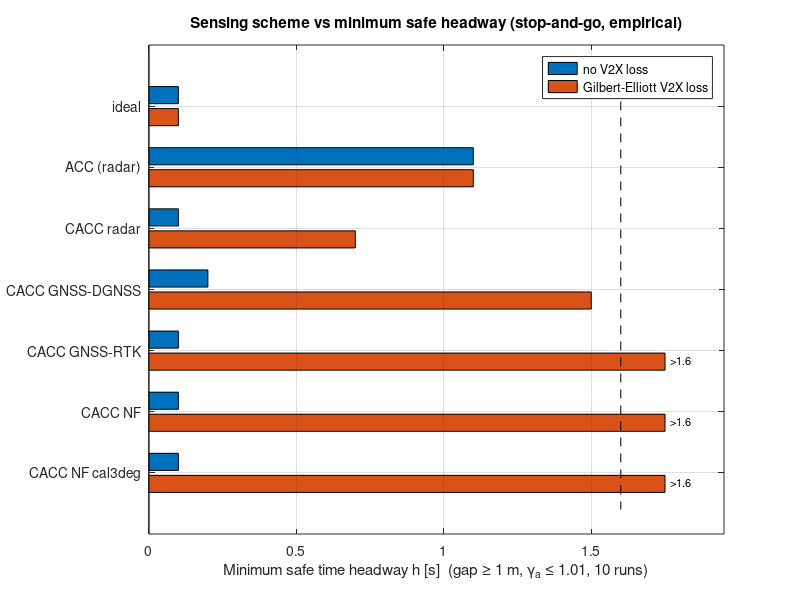

Here is the MATLAB script that generated this plot:
% plot_headway_sweep.m  -- figure from headway_sweep.csv (no need to rerun the sweep)
fid = fopen('headway_sweep.csv'); fgetl(fid);
C = textscan(fid, '%s %f %f', 'Delimiter', ','); fclose(fid);
names = C{1}; H = [C{2} C{3}];
hmax = 1.6; Hp = H; Hp(isnan(Hp)) = hmax + 0.15;      % "no safe h found" drawn past the grid
figure('Color', 'w', 'Position', [100 100 760 440]);
b = barh(Hp); grid on; box on;
set(gca, 'YTick', 1:numel(names), 'YTickLabel', names, 'YDir', 'reverse');
xlim([0 hmax + 0.35]);
hold on; plot([hmax hmax], [0.4 numel(names)+0.6], 'k--', 'HandleVisibility', 'off');
for m = 1:numel(names)
  for L = 1:2
    if isnan(H(m,L))
      text(hmax + 0.17, m + (L-1.5)*0.3, '>1.6', 'FontSize', 8, 'HorizontalAlignment', 'left');
    end
  end
end
xlabel('Minimum safe time headway h [s]  (gap \geq 1 m, \gamma_a \leq 1.01, 10 runs)');
legend({'no V2X loss', 'Gilbert-Elliott V2X loss'}, 'Location', 'northeast');
title('Sensing scheme vs minimum safe headway (stop-and-go, empirical)');
print(gcf, 'headway_sweep.png', '-dpng', '-r150');
